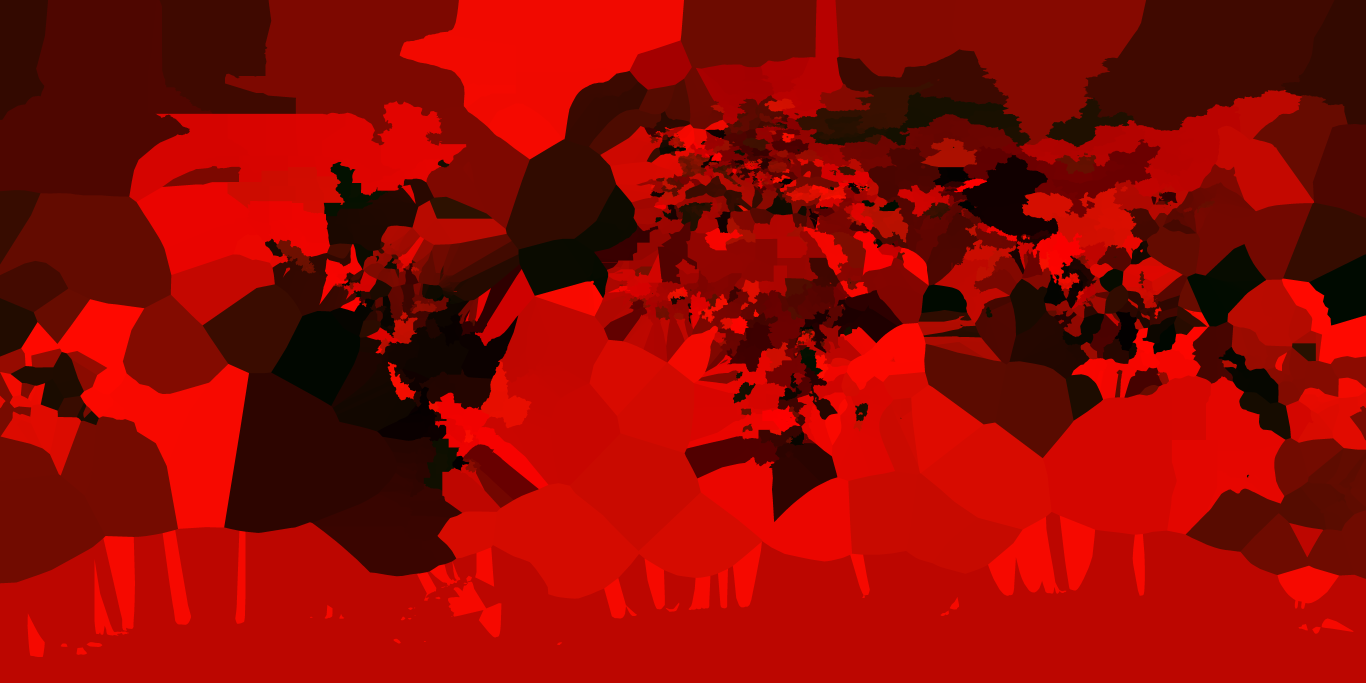
#> input picture map/map_data/atlas/world_province.png, 8192 x 4096 px (shown at 1/6 size)
$ python -i build_state_regions.py   (imports and definitions only)
#> lines starting #> are read from the running program, lines starting #| are printed output that depends on the picture
#!/usr/bin/env python3
# -*- coding: utf-8 -*-
"""B3 - regiao da cidade = ESTADOS INTEIROS (admin-1 do Natural Earth).

Decisao do dono (docs/plans/perf_pop_financas_plano.md, B3): a Regiao de cada
cidade passa a ser um ou mais ESTADOS admin-1 completos, seguindo a divisa
real, em vez de "provincia -> cidade mais proxima da mesma nacao". A cidade e a
principal do estado.

Regras (todas deterministicas, sem numero inventado):

1. provincia do atlas -> admin-1 pai. O pipeline (`tools/build_atlas_layers.py`)
   garante que o id do admin-1 e o indice 1..N da fonte Natural Earth e que as
   filhas da subdivisao recebem id novo DEPOIS do ultimo admin-1, nome
   "<pai> N" ou o nome da cidade semente, alocadas em ordem crescente de pai.
   A reconstrucao usa as tres provas, nesta ordem:
     a) id <= N_ADMIN1: o proprio id e o pai;
     b) bloco de ocupacao (OCCUPIED_FRONT): ids logo apos N_ADMIN1 com nome de
       admin-1 ucraniano e nacao RUS;
     c) filha: nome sem o sufixo " N" com pai unico de mesmo nome/nacao; o
       intervalo monotonico entre filhas resolvidas como cerca; geometria
       (ponto-no-poligono do admin-1 da fonte) quando ainda ha mais de um
       candidato; erro se o resultado nao for monotonico (prova do pipeline).
2. populacao: mesma fonte e mesmo raster do hinterland (WorldPop 2026, 1 km),
   somada por provincia e apportionada em INTEIROS por nacao (maior resto) para
   que a soma das cidades bata `scenario/nations.json`. Apportionamento por
   PROVINCIA garante que estado, cidade e nacao somem o mesmo total.
3. area do estado: soma das areas reais de `natural/province_areas.json`.
4. estado com 0 cidades no roster: anexado ao estado VIZINHO (mesma nacao,
   fronteira comum no raster de provincias) que ja pertence a uma cidade. O
   anexo cresce em aneis (BFS multi-fonte): todos os estados de um anel sao
   decididos juntos, e quando dois vizinhos do mesmo anel tem cidade vence a de
   MAIOR POPULACAO (`cities.json`). A populacao comparada e a da cidade, nao a
   do estado: admin-1 minusculo (Westminster, 12 km2; Cair de Skopje, 5 km2)
   fica com populacao 0 no apportion e decidiria o anexo por acaso. Sem caminho
   ate nenhuma cidade, cai para o estado com cidade de centroide mais proximo.
5. estado com 2+ cidades: o estado inteiro vai para a cidade de MAIOR
   populacao (`cities.json`), e cada outra cidade fica com as provincias do
   estado das quais ela e a mais proxima (Voronoi dentro do estado). Cidade sem
   nenhuma provincia depois disso fica com regiao 0 e e listada no relatorio.
6. adjacencia entre estados: pares de pixels vizinhos de provincias diferentes
   em `world_province.png` (8192x4096, id = R + G*256) restritos a terra
   navegavel (`world_sdf.png` R>128 e `nav_mask.png`), senao o preenchimento
   do mar com a provincia de terra mais proxima criaria divisas no oceano.
   48 admin-1 sem nenhum pixel no raster (Westminster, Cair de Skopje,
   municipios de San Marino/Malta/Eslovenia) usam os 4 estados de mesma nacao
   com centroide mais proximo.

Saida: `data/definitions/population/state_regions.json`
    states: {state_id: {name, nation, provinces, area_km2, population_2026,
                        city_id, attach_rule}}
    cities: {city_id: {states, population_region, urban_population,
                       region_population}}

`state_id` e o `adm1_code` do Natural Earth (unico, estavel); quando uma mesma
admin-1 aparece em duas nacoes (frente RUS x UKR), a parte ocupada recebe o
sufixo "@RUS".

Uso:
  python tools/build_state_regions.py [--tif ARQ] [--compare]

Determinismo: sem data de execucao, ordem fixa, soma em float64, desempates por
id -> duas execucoes geram o mesmo SHA-256.
"""
import argparse
import bisect
import hashlib
import json
import os
import re
import sys

import numpy as np
import shapefile
from PIL import Image

sys.path.insert(0, os.path.dirname(os.path.abspath(__file__)))
import build_hinterland_pop as hinterland  # noqa: E402
import geography_replica  # noqa: E402

Image.MAX_IMAGE_PIXELS = None

ROOT = os.path.dirname(os.path.dirname(os.path.abspath(__file__)))
OUT = os.path.join(ROOT, "data", "definitions", "population", "state_regions.json")
PROVINCES = os.path.join(ROOT, "map", "map_data", "atlas", "provinces.json")
PROVINCE_RASTER = os.path.join(ROOT, "map", "map_data", "atlas", "world_province.png")
WORLD_SDF = os.path.join(ROOT, "map", "map_data", "atlas", "world_sdf.png")
NAV = os.path.join(ROOT, "map", "map_data", "nav_mask.png")
PROVINCE_AREAS = os.path.join(ROOT, "data", "definitions", "natural",
                              "province_areas.json")
PROVINCE_NATURE = os.path.join(ROOT, "data", "definitions", "natural",
                               "province_nature.json")
CITIES = os.path.join(ROOT, "data", "definitions", "scenario", "cities.json")
NATIONS = os.path.join(ROOT, "data", "definitions", "scenario", "nations.json")
HINTERLAND = os.path.join(ROOT, "data", "definitions", "population",
                          "hinterland_2026.json")
NE_DIR = os.environ.get("NE_DIR", r"G:\tools\ne_extract")
ADMIN1 = os.path.join(NE_DIR, "ne_10m_admin_1_states_provinces",
                      "ne_10m_admin_1_states_provinces")

VERSION = "B3-state-regions-2026-v1"
SRC_URL = ("https://data.worldpop.org/GIS/Population/Global_2015_2030/R2025A/"
           "2026/0_Mosaicked/v1/1km/constrained/global_pop_2026_CN_1km_R2025A_v1.tif")
SOURCE = ("WorldPop Global2 R2025A v1 - global_pop_2026_CN_1km_R2025A_v1.tif "
          "(1 km, ano 2026, mosaico global 'constrained'; CC BY 4.0 - "
          "WorldPop, University of Southampton; DOI 10.5258/SOTON/WP00845)")
NE_SOURCE = ("Natural Earth 1:10m admin-1 states/provinces "
             "(ne_10m_admin_1_states_provinces, versao em G:\\tools\\ne_extract)")
RETRIEVED = "2026-11-17"
ID_SPACE = 256 * 256

MAJOR_NATIONS = ["IND", "BRA", "USA", "CHN", "NGA", "RUS", "IDN", "PAK",
                 "FRA", "DEU"]


def load_json(path):
    with open(path, encoding="utf-8") as handle:
        return json.load(handle)


def norm(name):
    return re.sub(r"\s+", " ", str(name or "").strip().lower())


# [4 lines left out: function lonlat_of, not called in this run]


# ---------------------------------------------------------------------------
# admin-1 da fonte
# ---------------------------------------------------------------------------
class Admin1:
    """Le a fonte Natural Earth admin-1 sob demanda (shapefile de 4.596)."""

    # [178 lines left out: functions __init__, meta, contains, distance, province_parent_map, not called in this run]


# ---------------------------------------------------------------------------
# raster de provincias
# ---------------------------------------------------------------------------
def province_raster():
    raster = np.asarray(Image.open(PROVINCE_RASTER).convert("RGB"), dtype=np.int32)
    height, width = raster.shape[:2]
#> height = 4096; width = 8192
    ids = (raster[:, :, 0] + raster[:, :, 1] * 256).astype(np.uint16)
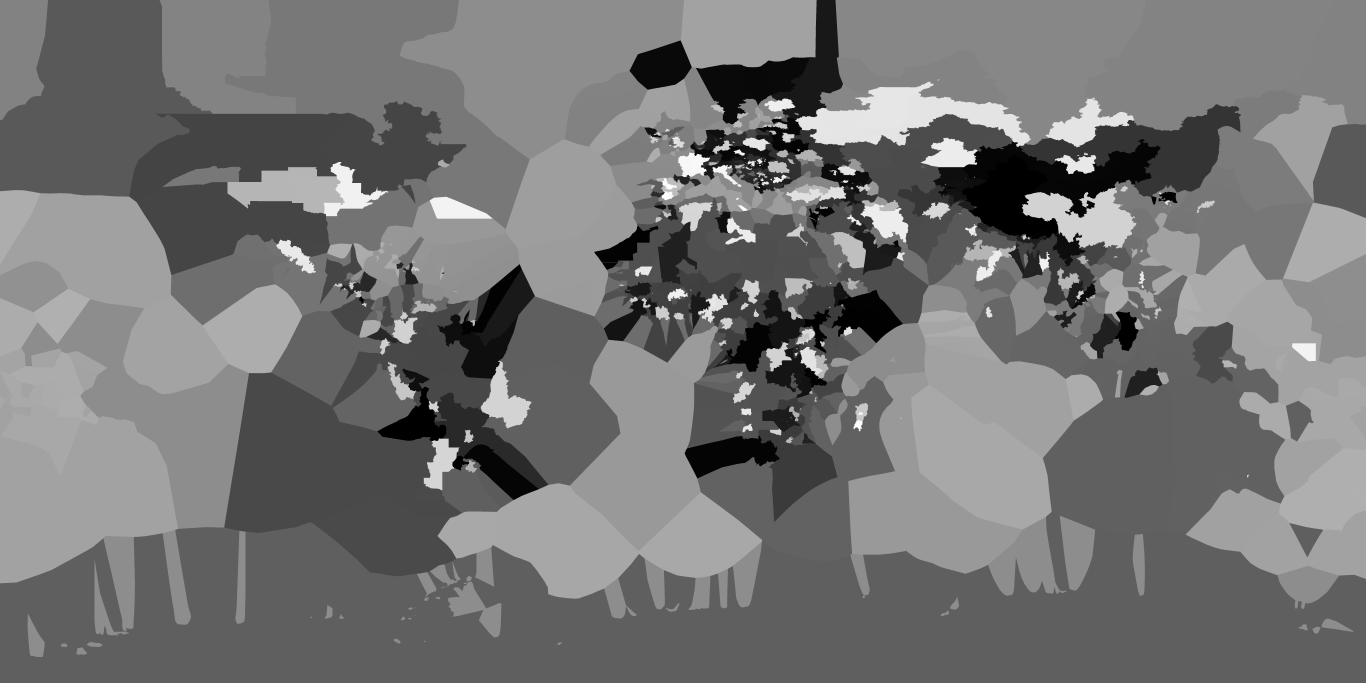
#> ids: shape (4096, 8192) uint16 (shown at 1/6 size); min 1, max 4596, mean 2108.2; drawn with min black and max white
    del raster
#> (the run stopped early here; a loop or call above may not have finished)
